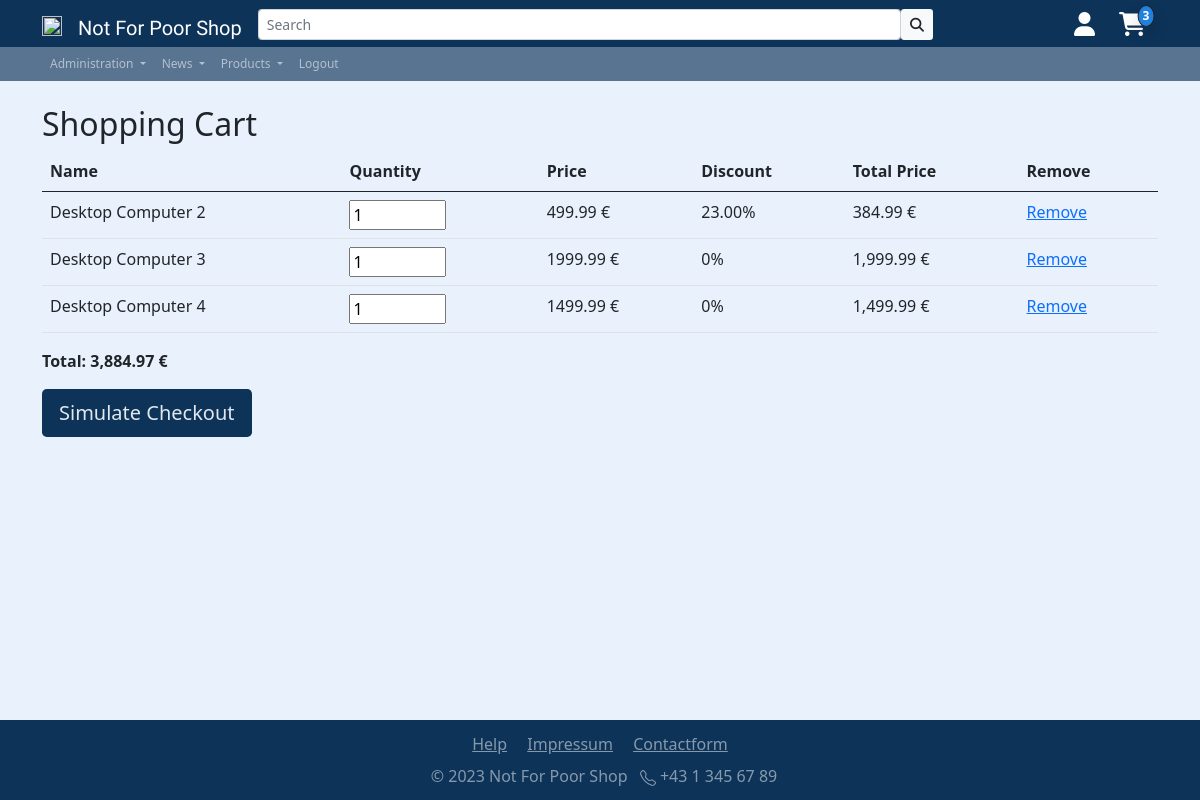
Before: /app/inc/pgs/shoppingcart.php (signed in) with the older database file.
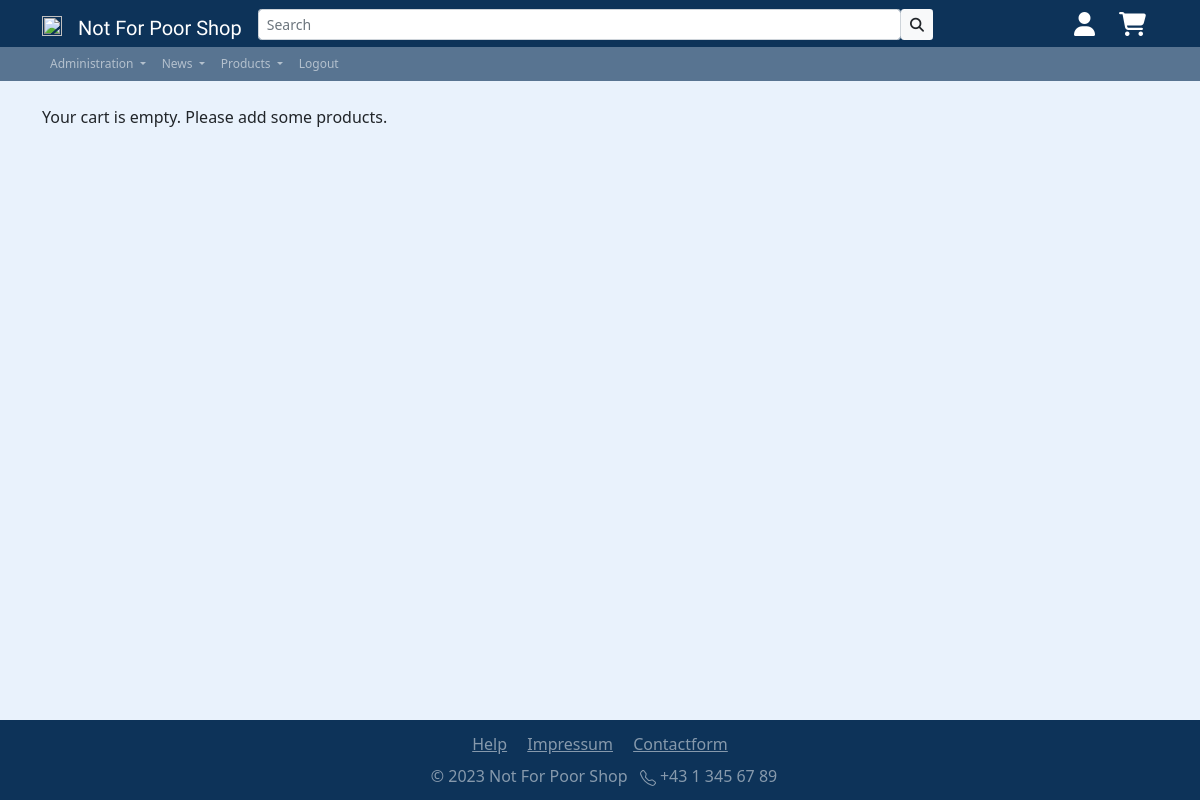
After: the same page with the newer database file.
### tables this page shows
CREATE TABLE `shoppingcart` (
  `id` int(11) NOT NULL,
  `user_id` int(11) NOT NULL,
  `product_id` int(11) NOT NULL,
  `quantity` int(11) NOT NULL
);

CREATE TABLE `products` (
  `id` int(11) NOT NULL,
  `seller_id` int(11) NOT NULL,
  `category_id` int(11) NOT NULL,
  `name` varchar(50) NOT NULL,
  `description` text DEFAULT NULL,
  `price` decimal(10,2) NOT NULL,
  `Discount` decimal(10,2) DEFAULT NULL,
  `Stock` int(11) DEFAULT NULL
);

### app/config/check_shoppingcart_amount.php (called while the page is built, shortened)
<?php
require_once('dbaccess.php');
$db_obj = new mysqli($host, $user, $password, $database);
$query = "SELECT SUM(quantity) AS totalQuantity FROM shoppingcart WHERE user_id = " . $_SESSION['user_id'];
$result = mysqli_query($db_obj, $query);
if ($result) {
    $row = mysqli_fetch_assoc($result);
    $totalQuantity = $row['totalQuantity'];
    $currentShoppingcartAmount = $totalQuantity;
}

### app/inc/pgs/shoppingcart.php (the view, shortened to what the changed rows need)
<!DOCTYPE html>
<html lang="en">
<head>
    <?php
    include '../includes/head.php';
    require_once('../../config/dbaccess.php');
    ?>
</head>
<body class="d-flex flex-column min-vh-100">
    <?php
    $connection = new mysqli($host, $user, $password, $database);
    $user_id = $_SESSION["user_id"];
    $query = "SELECT shoppingcart.quantity, products.id, products.name, products.price, products.discount FROM shoppingcart INNER JOIN products ON shoppingcart.product_id = products.id WHERE shoppingcart.user_id = $user_id";
    $result = mysqli_query($connection, $query);
    $order_summary = "<form method='post'><table class='table'><thead><tr><th>Name</th><th>Quantity</th><th>Price</th><th>Discount</th><th>Total Price</th><th>Remove</th></tr></thead><tbody>";
    $order_total = 0;
    echo "<div class='container'>";
    if (mysqli_num_rows($result) > 0) {
        while ($row = mysqli_fetch_assoc($result)) {
            $discount = $row["discount"];
            $discounted_price = $row["price"] - ($row["price"] * $discount / 100);
            $total_price = $discounted_price * $row["quantity"];
            $total_price_formatted = number_format($total_price, 2);
            $discount_text = ($discount > 0) ? $discount . "%" : "<span >0%</span>";
            $order_summary .= "<tr>";
            $order_summary .= "<td>" . $row["name"] . "</td>";
            $order_summary .= "<td><input type='number' name='quantity[" . $row["id"] . "]' value='" . $row["quantity"] . "' min='1' max='100' onchange='this.form.submit()' required></td>";
            $order_summary .= "<td>" . $row["price"] . " €</td>";
            $order_summary .= "<td class='discount'>" . $discount_text . "</td>";
            $order_summary .= "<td>" . $total_price_formatted . " €</td>";
            $order_summary .= "<td><a href='removefromcart.php?id=" . $row["id"] . "&quantity=" . $row["quantity"] . "'>Remove</a></td>";
            $order_summary .= "</tr>";
            $order_total += $total_price;
        }
        $order_summary .= "</tbody></table></form>";
        $order_total_formatted = number_format($order_total, 2);
        echo "<h2 class='mt-4'>Shopping Cart</h2>";
        echo $order_summary;
        echo "<p class='mt-3'><strong>Total: " . $order_total_formatted . " €</strong></p>";
        echo "<form action='bestell_sim.php' method='post'>";
        echo "<input type='submit'  class='btn btn-lg secondary-bg-color btn-block secondary-color' value='Simulate Checkout'>";
        echo "</form>";
    } else {
        echo "<h1 class='my-4'></h1>Your cart is empty. Please add some products.</h1>";
    }
    echo "</div>";
    include '../includes/footer.php';
    ?>
</body>
</html>

### app/inc/includes/nav_logged_in.php (shortened to what the changed rows need)
<?php
include '../../config/check_if_admin.php';
include '../../config/check_shoppingcart_amount.php';
?>
<nav class="navbar sticky-top navbar-expand-sm navbar-dark" id="nav-primary">
    <div class="container">
        <div class="collapse navbar-collapse" id="navbarNav">
            <ul class="navbar-nav align-items-center ms-auto">
                <li class="nav-item">
                    <div class="container">
                        <div class="position-relative">
                            <a href="shoppingcart.php">
                                <?php
                                if ($currentShoppingcartAmount != 0) {
                                    echo '
                                    <span
                                        class="badge position-absolute mt-1 start-100 translate-middle shadow p-1 border border-dark tertiary-bg-color rounded-circle"
                                        id="shopping-cart-amount">';
                                    echo $currentShoppingcartAmount;
                                    echo '
                                    </span>
                                ';
                                }
                                ?>
                                <i class="fa-solid fa-cart-shopping fa-xl" style="color: #ffffff;"></i>
                            </a>
                        </div>
                    </div>
                </li>
            </ul>
        </div>
</nav>

Changed rows visible on the page:
removed shoppingcart: product.name "Desktop Computer 2", quantity "1", product.price "499.99", product.Discount "23.00", total_price_formatted "384.99"
removed shoppingcart: product.name "Desktop Computer 3", quantity "1", product.price "1999.99", shows "0%", total_price_formatted "1,999.99"
removed shoppingcart: product.name "Desktop Computer 4", quantity "1", product.price "1499.99", shows "0%", total_price_formatted "1,499.99"
Other visible differences:
$currentShoppingcartAmount: "3" → (not shown)
$order_total_formatted: "3,884.97" → (not shown)
form field value: "Simulate Checkout" → (not shown)
text no longer shown: "Shopping Cart Name Quantity Price Discount Total Price Remove Total: €"
text now shown: "Your cart is empty. Please add some products."
